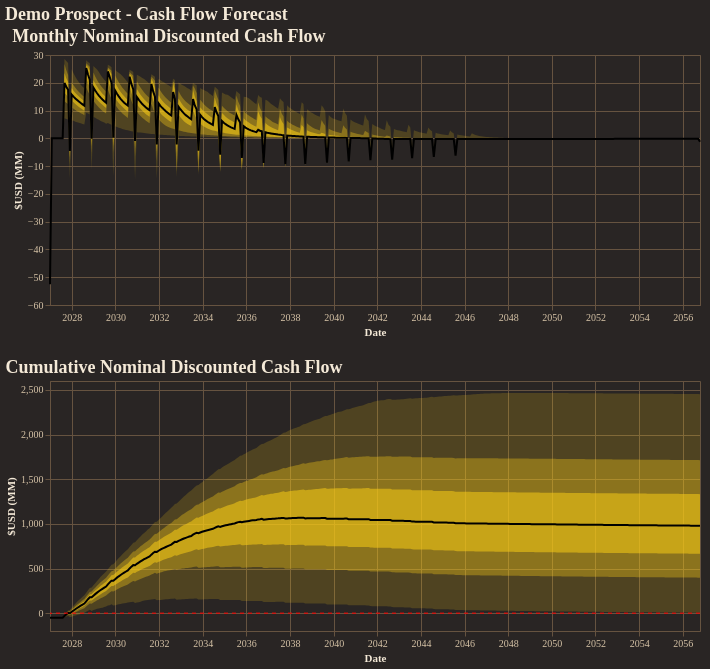

This figure's notebook cell:
### Code cell
fig = reporter.plotter.combined_cash_flow_plot(
    figsize=(650, 250),
    backend=PLOTTING_BACKEND
)
fig.show()

### Figure 1 — Vega-Lite specification as saved in the notebook (floating-point values rounded to 4 significant figures; data arrays with more than 128 entries replaced by an {"elided": "..."} marker saying what was removed)
{"config": {"background": "#292524", "view": {"fill": "#292524", "stroke": "#665340"}, "title": {"color": "#f4e9d7", "font": "Merriweather", "fontSize": 18, "fontWeight": 600, "subtitleColor": "#d5c2a6", "anchor": "start"}, "axis": {"domainColor": "#665340", "gridColor": "#665340", "tickColor": "#665340", "labelColor": "#d5c2a6", "titleColor": "#f4e9d7", "labelFont": "Merriweather", "titleFont": "Merriweather"}, "legend": {"titleColor": "#f4e9d7", "labelColor": "#d5c2a6", "labelFont": "Merriweather", "titleFont": "Merriweather", "orient": "top-right", "symbolType": "circle"}, "header": {"labelColor": "#d5c2a6", "titleColor": "#f4e9d7", "labelFont": "Merriweather", "titleFont": "Merriweather"}, "mark": {"color": "#c78d3b"}, "line": {"color": "#c78d3b"}, "bar": {"color": "#c78d3b"}, "point": {"color": "#ddb06d"}, "area": {"color": "#c78d3b", "opacity": 0.35}, "text": {"color": "#f4e9d7", "font": "Merriweather"}, "range": {"category": ["#5DA5DA", "#F28E2B", "#59C36A", "#E15759", "#B07AA1", "#4ECDC4", "#FF9DA7", "#EDC948"]}}, "vconcat": [{"layer": [{"mark": {"type": "area", "color": "rgba(250, 204, 21, 1.0)", "opacity": 0.18}, "encoding": {"tooltip": [{"field": "date", "title": "Date", "type": "temporal"}, {"field": "p01", "format": ",.2f", "title": "P01", "type": "quantitative"}, {"field": "p10", "format": ",.2f", "title": "P10", "type": "quantitative"}, {"field": "p25", "format": ",.2f", "title": "P25", "type": "quantitative"}, {"field": "p50", "format": ",.2f", "title": "P50", "type": "quantitative"}, {"field": "p75", "format": ",.2f", "title": "P75", "type": "quantitative"}, {"field": "p90", "format": ",.2f", "title": "P90", "type": "quantitative"}, {"field": "p99", "format": ",.2f", "title": "P99", "type": "quantitative"}], "x": {"field": "date", "title": "Date", "type": "temporal"}, "y": {"field": "p01", "title": "$USD (MM)", "type": "quantitative"}, "y2": {"field": "p99"}}}, {"mark": {"type": "area", "color": "rgba(250, 204, 21, 1.0)", "opacity": 0.35}, "encoding": {"tooltip": [{"field": "date", "title": "Date", "type": "temporal"}, {"field": "p01", "format": ",.2f", "title": "P01", "type": "quantitative"}, {"field": "p10", "format": ",.2f", "title": "P10", "type": "quantitative"}, {"field": "p25", "format": ",.2f", "title": "P25", "type": "quantitative"}, {"field": "p50", "format": ",.2f", "title": "P50", "type": "quantitative"}, {"field": "p75", "format": ",.2f", "title": "P75", "type": "quantitative"}, {"field": "p90", "format": ",.2f", "title": "P90", "type": "quantitative"}, {"field": "p99", "format": ",.2f", "title": "P99", "type": "quantitative"}], "x": {"field": "date", "title": "Date", "type": "temporal"}, "y": {"field": "p10", "title": "$USD (MM)", "type": "quantitative"}, "y2": {"field": "p90"}}}, {"mark": {"type": "area", "color": "rgba(250, 204, 21, 1.0)", "opacity": 0.55}, "encoding": {"tooltip": [{"field": "date", "title": "Date", "type": "temporal"}, {"field": "p01", "format": ",.2f", "title": "P01", "type": "quantitative"}, {"field": "p10", "format": ",.2f", "title": "P10", "type": "quantitative"}, {"field": "p25", "format": ",.2f", "title": "P25", "type": "quantitative"}, {"field": "p50", "format": ",.2f", "title": "P50", "type": "quantitative"}, {"field": "p75", "format": ",.2f", "title": "P75", "type": "quantitative"}, {"field": "p90", "format": ",.2f", "title": "P90", "type": "quantitative"}, {"field": "p99", "format": ",.2f", "title": "P99", "type": "quantitative"}], "x": {"field": "date", "title": "Date", "type": "temporal"}, "y": {"field": "p25", "title": "$USD (MM)", "type": "quantitative"}, "y2": {"field": "p75"}}}, {"mark": {"type": "line", "color": "black", "strokeWidth": 2}, "encoding": {"tooltip": [{"field": "date", "title": "Date", "type": "temporal"}, {"field": "p01", "format": ",.2f", "title": "P01", "type": "quantitative"}, {"field": "p10", "format": ",.2f", "title": "P10", "type": "quantitative"}, {"field": "p25", "format": ",.2f", "title": "P25", "type": "quantitative"}, {"field": "p50", "format": ",.2f", "title": "P50", "type": "quantitative"}, {"field": "p75", "format": ",.2f", "title": "P75", "type": "quantitative"}, {"field": "p90", "format": ",.2f", "title": "P90", "type": "quantitative"}, {"field": "p99", "format": ",.2f", "title": "P99", "type": "quantitative"}], "x": {"field": "date", "title": "Date", "type": "temporal"}, "y": {"field": "p50", "title": "$USD (MM)", "type": "quantitative"}}}], "data": {"name": "data-3f4dfe0c8f78235ca0a51df5b004fbcf"}, "height": 250, "title": "Monthly Nominal Discounted Cash Flow", "width": 650}, {"layer": [{"layer": [{"mark": {"type": "area", "color": "rgba(250, 204, 21, 1.0)", "opacity": 0.18}, "encoding": {"tooltip": [{"field": "date", "title": "Date", "type": "temporal"}, {"field": "p01", "format": ",.2f", "title": "P01", "type": "quantitative"}, {"field": "p10", "format": ",.2f", "title": "P10", "type": "quantitative"}, {"field": "p25", "format": ",.2f", "title": "P25", "type": "quantitative"}, {"field": "p50", "format": ",.2f", "title": "P50", "type": "quantitative"}, {"field": "p75", "format": ",.2f", "title": "P75", "type": "quantitative"}, {"field": "p90", "format": ",.2f", "title": "P90", "type": "quantitative"}, {"field": "p99", "format": ",.2f", "title": "P99", "type": "quantitative"}], "x": {"field": "date", "title": "Date", "type": "temporal"}, "y": {"field": "p01", "title": "$USD (MM)", "type": "quantitative"}, "y2": {"field": "p99"}}}, {"mark": {"type": "area", "color": "rgba(250, 204, 21, 1.0)", "opacity": 0.35}, "encoding": {"tooltip": [{"field": "date", "title": "Date", "type": "temporal"}, {"field": "p01", "format": ",.2f", "title": "P01", "type": "quantitative"}, {"field": "p10", "format": ",.2f", "title": "P10", "type": "quantitative"}, {"field": "p25", "format": ",.2f", "title": "P25", "type": "quantitative"}, {"field": "p50", "format": ",.2f", "title": "P50", "type": "quantitative"}, {"field": "p75", "format": ",.2f", "title": "P75", "type": "quantitative"}, {"field": "p90", "format": ",.2f", "title": "P90", "type": "quantitative"}, {"field": "p99", "format": ",.2f", "title": "P99", "type": "quantitative"}], "x": {"field": "date", "title": "Date", "type": "temporal"}, "y": {"field": "p10", "title": "$USD (MM)", "type": "quantitative"}, "y2": {"field": "p90"}}}, {"mark": {"type": "area", "color": "rgba(250, 204, 21, 1.0)", "opacity": 0.55}, "encoding": {"tooltip": [{"field": "date", "title": "Date", "type": "temporal"}, {"field": "p01", "format": ",.2f", "title": "P01", "type": "quantitative"}, {"field": "p10", "format": ",.2f", "title": "P10", "type": "quantitative"}, {"field": "p25", "format": ",.2f", "title": "P25", "type": "quantitative"}, {"field": "p50", "format": ",.2f", "title": "P50", "type": "quantitative"}, {"field": "p75", "format": ",.2f", "title": "P75", "type": "quantitative"}, {"field": "p90", "format": ",.2f", "title": "P90", "type": "quantitative"}, {"field": "p99", "format": ",.2f", "title": "P99", "type": "quantitative"}], "x": {"field": "date", "title": "Date", "type": "temporal"}, "y": {"field": "p25", "title": "$USD (MM)", "type": "quantitative"}, "y2": {"field": "p75"}}}, {"mark": {"type": "line", "color": "black", "strokeWidth": 2}, "encoding": {"tooltip": [{"field": "date", "title": "Date", "type": "temporal"}, {"field": "p01", "format": ",.2f", "title": "P01", "type": "quantitative"}, {"field": "p10", "format": ",.2f", "title": "P10", "type": "quantitative"}, {"field": "p25", "format": ",.2f", "title": "P25", "type": "quantitative"}, {"field": "p50", "format": ",.2f", "title": "P50", "type": "quantitative"}, {"field": "p75", "format": ",.2f", "title": "P75", "type": "quantitative"}, {"field": "p90", "format": ",.2f", "title": "P90", "type": "quantitative"}, {"field": "p99", "format": ",.2f", "title": "P99", "type": "quantitative"}], "x": {"field": "date", "title": "Date", "type": "temporal"}, "y": {"field": "p50", "title": "$USD (MM)", "type": "quantitative"}}}], "data": {"name": "data-720011ea1e2c83c43439cf450a4766f0"}, "title": "Cumulative Nominal Discounted Cash Flow"}, {"data": {"name": "data-42990c68f268a11fa16682fcd3437a6f"}, "mark": {"type": "rule", "color": "red", "strokeDash": [4, 4]}, "encoding": {"y": {"field": "zero", "type": "quantitative"}}}], "height": 250, "width": 650}], "title": "Demo Prospect - Cash Flow Forecast", "$schema": "https://vega.github.io/schema/vega-lite/v5.20.1.json", "datasets": {"data-3f4dfe0c8f78235ca0a51df5b004fbcf": {"elided": "360 records"}, "data-720011ea1e2c83c43439cf450a4766f0": {"elided": "360 records"}, "data-42990c68f268a11fa16682fcd3437a6f": [{"zero": 0}]}}
